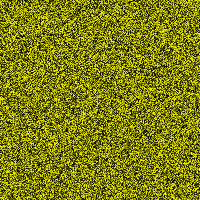
Frame 1 (no input)
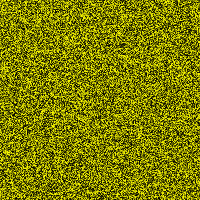
Frame 60 (the mouse pressed at the canvas centre just before this capture)
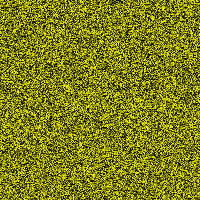
Frame 120 (the mouse held since frame 60 and released just before this capture)

The Processing sketch that drew these frames (run headless with seeded random() and noise(); from frame 60 on, the mouse is pressed at the canvas centre):

// Processing sketch: Noise
// ── Noise.pde
void setup() {
        size(200, 200);
}

void draw(){
        loadPixels();

        for (int y = 0;  y  <  height; y++){
                for(int x = 0; x < width; x++){
                        float r = random(255);
                        pixels[y * width + x] = color(r,r, 0);
                }
        }
        updatePixels();
}
